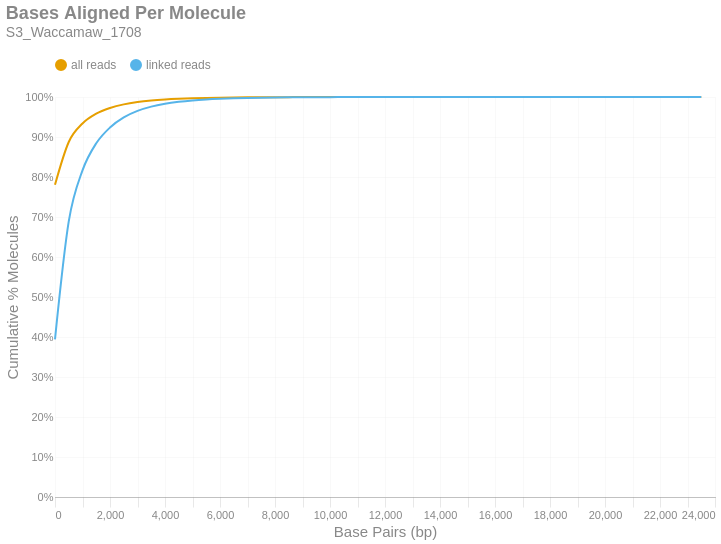

The cell this chart's notebook holds for it:
### Markdown cell above
### Bases Aligned Per Molecule
This is a cumulative frequency distribution showing the number of base pairs aligned per unique molecule. These data are shown in 500 bp bins. There are two distributions: one with `all reads` (yellow) and another with only `linked reads` (blue). The percent of molecules in the `linked reads` distribution is relative to the total number of linked molecules.

### Code cell
if SKIPLR:
    print_html(f"Skipped")
else:
    binned_df = consolidated_hist(valids['aligned_bp'], mask, 500, True)
    with SafeRender(binned_df):
        (
            density_plot(binned_df, 'Bases Aligned Per Molecule', samplename, 'basesper')
            .encode(
                x=alt.X('bin:Q', title="Base Pairs (bp)").axis(tickMinStep=500).scale(padding=0),
                y=alt.Y('value:Q', title='Cumulative % Molecules')
                    .axis(format='%')
                    .scale(domain = [0,1])
                    .stack(False),
                color=alt.Color("key:N").scale(domain = ["all reads", "linked reads"]),
                tooltip = [
                    alt.Tooltip("key:N", title = "Data Type"),
                    alt.Tooltip("range_label:N", title="Bases Aligned Per Molecule"),
                    alt.Tooltip("value:Q", format = ".2%", title="% Molecules (Cum.)")
                ]
            )
        ).display()

### Figure 1 — Vega-Lite specification as saved in the notebook (floating-point values rounded to 4 significant figures)
{"width": "container", "height": 400, "config": {"title": {"anchor": "start", "dy": -15, "fontSize": 18, "color": "#888888", "subtitleColor": "#888888", "subtitleFontSize": 14}, "arc": {"fill": "#0072B2"}, "axis": {"domainColor": "#888888", "domainWidth": 0.5, "gridWidth": 0.2, "grid": false, "titleFontWeight": 400, "titleFontSize": 15, "labelFontSize": 11, "labelColor": "#888888", "tickColor": "#888888", "tickWidth": 0.2, "titleColor": "#888888"}, "axisBand": {"grid": false}, "axisX": {"grid": true, "tickSize": 10, "domainCap": "round"}, "axisY": {"domain": false, "grid": true, "tickSize": 0, "domainCap": "round"}, "background": "transparent", "header": {"labelFontSize": 15, "labelColor": "#888888", "titleFontSize": 15, "titleFontWeight": 600, "titleColor": "#888888"}, "legend": {"labelFont": "sans-serif", "labelFontSize": 12, "labelColor": "#888888", "symbolSize": 100, "symbolType": "circle", "titleFontSize": 12, "titlePadding": 10, "titleColor": "#888888", "title": null, "orient": "top"}, "range": {"category": ["#E69F00", "#56B4E9", "#009E73", "#F0E442", "#0072B2", "#D55E00", "#CC79A7", "#000000"], "diverging": ["#cfe8f3", "#a2d4ec", "#73bfe2", "#46abdb", "#1696d2", "#12719e"]}, "area": {"fill": "#0072B2", "fillOpacity": 0.7, "line": true, "strokeOpacity": 0.7}, "line": {"color": "#0072B2", "stroke": "#0072B2", "strokeWidth": 2}, "trail": {"color": "#0072B2", "stroke": "#0072B2", "strokeWidth": 0, "size": 1}, "point": {"filled": true, "fillOpacity": 1.0, "size": 95}, "text": {"color": "#888888", "fontSize": 11, "align": "right", "fontWeight": 400, "size": 11}, "bar": {"fill": "#0072B2", "stroke": null}, "view": {"stroke": null, "continuousWidth": 660, "continuousHeight": 400}}, "data": {"name": "data-3c13996afe0c37bc277a7313a80f1b84"}, "mark": {"type": "line", "interpolate": "monotone", "point": {"opacity": 0, "size": 275}}, "encoding": {"color": {"field": "key", "scale": {"domain": ["all reads", "linked reads"]}, "type": "nominal"}, "tooltip": [{"field": "key", "title": "Data Type", "type": "nominal"}, {"field": "range_label", "title": "Bases Aligned Per Molecule", "type": "nominal"}, {"field": "value", "format": ".2%", "title": "% Molecules (Cum.)", "type": "quantitative"}], "x": {"axis": {"tickMinStep": 500}, "field": "bin", "scale": {"padding": 0}, "title": "Base Pairs (bp)", "type": "quantitative"}, "y": {"axis": {"format": "%"}, "field": "value", "scale": {"domain": [0, 1]}, "stack": false, "title": "Cumulative % Molecules", "type": "quantitative"}}, "params": [{"name": "param_c36ac31b6afebe62", "select": {"type": "point", "fields": ["key"]}, "bind": "legend"}], "title": {"text": "Bases Aligned Per Molecule", "subtitle": "S3_Waccamaw_1708"}, "transform": [{"fold": ["all reads (cumsum)", "linked reads (cumsum)"]}, {"calculate": "replace(datum.key, ' (cumsum)', '')", "as": "key"}, {"filter": {"param": "param_c36ac31b6afebe62"}}], "usermeta": {"embedOptions": {"downloadFileName": "S3_Waccamaw_1708.basesper"}}, "$schema": "https://vega.github.io/schema/vega-lite/v6.1.0.json", "datasets": {"data-3c13996afe0c37bc277a7313a80f1b84": [{"bin": "0.0", "interval": "0.0-500.0", "all reads": 0.7806, "linked reads": 0.3943, "all reads (cumsum)": 0.7806, "linked reads (cumsum)": 0.3943, "range_label": "0-499"}, {"bin": "500.0", "interval": "500.0-1000.0", "all reads": 0.107, "linked reads": 0.2946, "all reads (cumsum)": 0.8876, "linked reads (cumsum)": 0.6888, "range_label": "500-999"}, {"bin": "1000.0", "interval": "1000.0-1500.0", "all reads": 0.04614, "linked reads": 0.1277, "all reads (cumsum)": 0.9337, "linked reads (cumsum)": 0.8165, "range_label": "1000-1499"}, {"bin": "1500.0", "interval": "1500.0-2000.0", "all reads": 0.02452, "linked reads": 0.06786, "all reads (cumsum)": 0.9582, "linked reads (cumsum)": 0.8844, "range_label": "1500-1999"}, {"bin": "2000.0", "interval": "2000.0-2500.0", "all reads": 0.01422, "linked reads": 0.03935, "all reads (cumsum)": 0.9724, "linked reads (cumsum)": 0.9237, "range_label": "2000-2499"}, {"bin": "2500.0", "interval": "2500.0-3000.0", "all reads": 0.009123, "linked reads": 0.02525, "all reads (cumsum)": 0.9816, "linked reads (cumsum)": 0.949, "range_label": "2500-2999"}, {"bin": "3000.0", "interval": "3000.0-3500.0", "all reads": 0.00587, "linked reads": 0.01625, "all reads (cumsum)": 0.9874, "linked reads (cumsum)": 0.9652, "range_label": "3000-3499"}, {"bin": "3500.0", "interval": "3500.0-4000.0", "all reads": 0.003846, "linked reads": 0.01064, "all reads (cumsum)": 0.9913, "linked reads (cumsum)": 0.9759, "range_label": "3500-3999"}, {"bin": "4000.0", "interval": "4000.0-4500.0", "all reads": 0.002591, "linked reads": 0.007172, "all reads (cumsum)": 0.9939, "linked reads (cumsum)": 0.983, "range_label": "4000-4499"}, {"bin": "4500.0", "interval": "4500.0-5000.0", "all reads": 0.001783, "linked reads": 0.004934, "all reads (cumsum)": 0.9957, "linked reads (cumsum)": 0.988, "range_label": "4500-4999"}, {"bin": "5000.0", "interval": "5000.0-5500.0", "all reads": 0.00127, "linked reads": 0.003515, "all reads (cumsum)": 0.9969, "linked reads (cumsum)": 0.9915, "range_label": "5000-5499"}, {"bin": "5500.0", "interval": "5500.0-6000.0", "all reads": 0.0008747, "linked reads": 0.002421, "all reads (cumsum)": 0.9978, "linked reads (cumsum)": 0.9939, "range_label": "5500-5999"}, {"bin": "6000.0", "interval": "6000.0-6500.0", "all reads": 0.0006065, "linked reads": 0.001679, "all reads (cumsum)": 0.9984, "linked reads (cumsum)": 0.9956, "range_label": "6000-6499"}, {"bin": "6500.0", "interval": "6500.0-7000.0", "all reads": 0.0004444, "linked reads": 0.00123, "all reads (cumsum)": 0.9988, "linked reads (cumsum)": 0.9968, "range_label": "6500-6999"}, {"bin": "7000.0", "interval": "7000.0-7500.0", "all reads": 0.000325, "linked reads": 0.0008994, "all reads (cumsum)": 0.9992, "linked reads (cumsum)": 0.9977, "range_label": "7000-7499"}, {"bin": "7500.0", "interval": "7500.0-8000.0", "all reads": 0.0002257, "linked reads": 0.0006246, "all reads (cumsum)": 0.9994, "linked reads (cumsum)": 0.9983, "range_label": "7500-7999"}, {"bin": "8000.0", "interval": "8000.0-8500.0", "all reads": 0.0001647, "linked reads": 0.0004559, "all reads (cumsum)": 0.9996, "linked reads (cumsum)": 0.9988, "range_label": "8000-8499"}, {"bin": "8500.0", "interval": "8500.0-9000.0", "all reads": 0.0001187, "linked reads": 0.0003285, "all reads (cumsum)": 0.9997, "linked reads (cumsum)": 0.9991, "range_label": "8500-8999"}, {"bin": "9000.0", "interval": "9000.0-9500.0", "all reads": 8.528e-05, "linked reads": 0.000236, "all reads (cumsum)": 0.9998, "linked reads (cumsum)": 0.9994, "range_label": "9000-9499"}, {"bin": "9500.0", "interval": "9500.0-10000.0", "all reads": 5.841e-05, "linked reads": 0.0001617, "all reads (cumsum)": 0.9998, "linked reads (cumsum)": 0.9995, "range_label": "9500-9999"}, {"bin": "10000.0", "interval": "10000.0-10500.0", "all reads": 4.813e-05, "linked reads": 0.0001332, "all reads (cumsum)": 0.9999, "linked reads (cumsum)": 0.9997, "range_label": "10000-10499"}, {"bin": "10500.0", "interval": "10500.0-11000.0", "all reads": 3.201e-05, "linked reads": 8.859e-05, "all reads (cumsum)": 0.9999, "linked reads (cumsum)": 0.9997, "range_label": "10500-10999"}, {"bin": "11000.0", "interval": "11000.0-11500.0", "all reads": 2.313e-05, "linked reads": 6.402e-05, "all reads (cumsum)": 0.9999, "linked reads (cumsum)": 0.9998, "range_label": "11000-11499"}, {"bin": "11500.0", "interval": "11500.0-12000.0", "all reads": 1.986e-05, "linked reads": 5.496e-05, "all reads (cumsum)": 0.9999, "linked reads (cumsum)": 0.9999, "range_label": "11500-11999"}, {"bin": "12000.0", "interval": "12000.0-12500.0", "all reads": 1.051e-05, "linked reads": 2.91e-05, "all reads (cumsum)": 1.0, "linked reads (cumsum)": 0.9999, "range_label": "12000-12499"}, {"bin": "12500.0", "interval": "12500.0-13000.0", "all reads": 9.579e-06, "linked reads": 2.651e-05, "all reads (cumsum)": 1.0, "linked reads (cumsum)": 0.9999, "range_label": "12500-12999"}, {"bin": "13000.0", "interval": "13000.0-13500.0", "all reads": 7.71e-06, "linked reads": 2.134e-05, "all reads (cumsum)": 1.0, "linked reads (cumsum)": 0.9999, "range_label": "13000-13499"}, {"bin": "13500.0", "interval": "13500.0-14000.0", "all reads": 5.841e-06, "linked reads": 1.617e-05, "all reads (cumsum)": 1.0, "linked reads (cumsum)": 1.0, "range_label": "13500-13999"}, {"bin": "14000.0", "interval": "14000.0-14500.0", "all reads": 4.906e-06, "linked reads": 1.358e-05, "all reads (cumsum)": 1.0, "linked reads (cumsum)": 1.0, "range_label": "14000-14499"}, {"bin": "14500.0", "interval": "14500.0-15000.0", "all reads": 2.804e-06, "linked reads": 7.759e-06, "all reads (cumsum)": 1.0, "linked reads (cumsum)": 1.0, "range_label": "14500-14999"}, {"bin": "15000.0", "interval": "15000.0-15500.0", "all reads": 2.103e-06, "linked reads": 5.82e-06, "all reads (cumsum)": 1.0, "linked reads (cumsum)": 1.0, "range_label": "15000-15499"}, {"bin": "15500.0", "interval": "15500.0-16000.0", "all reads": 1.402e-06, "linked reads": 3.88e-06, "all reads (cumsum)": 1.0, "linked reads (cumsum)": 1.0, "range_label": "15500-15999"}, {"bin": "16000.0", "interval": "16000.0-16500.0", "all reads": 7.009e-07, "linked reads": 1.94e-06, "all reads (cumsum)": 1.0, "linked reads (cumsum)": 1.0, "range_label": "16000-16499"}, {"bin": "16500.0", "interval": "16500.0-17000.0", "all reads": 1.635e-06, "linked reads": 4.526e-06, "all reads (cumsum)": 1.0, "linked reads (cumsum)": 1.0, "range_label": "16500-16999"}, {"bin": "17000.0", "interval": "17000.0-17500.0", "all reads": 7.009e-07, "linked reads": 1.94e-06, "all reads (cumsum)": 1.0, "linked reads (cumsum)": 1.0, "range_label": "17000-17499"}, {"bin": "17500.0", "interval": "17500.0-18000.0", "all reads": 4.673e-07, "linked reads": 1.293e-06, "all reads (cumsum)": 1.0, "linked reads (cumsum)": 1.0, "range_label": "17500-17999"}, {"bin": "18000.0", "interval": "18000.0-18500.0", "all reads": 7.009e-07, "linked reads": 1.94e-06, "all reads (cumsum)": 1.0, "linked reads (cumsum)": 1.0, "range_label": "18000-18499"}, {"bin": "18500.0", "interval": "18500.0-19000.0", "all reads": 2.336e-07, "linked reads": 6.466e-07, "all reads (cumsum)": 1.0, "linked reads (cumsum)": 1.0, "range_label": "18500-18999"}, {"bin": "19000.0", "interval": "19000.0-19500.0", "all reads": 0.0, "linked reads": 0.0, "all reads (cumsum)": 1.0, "linked reads (cumsum)": 1.0, "range_label": "19000-19499"}, {"bin": "19500.0", "interval": "19500.0-20000.0", "all reads": 0.0, "linked reads": 0.0, "all reads (cumsum)": 1.0, "linked reads (cumsum)": 1.0, "range_label": "19500-19999"}, {"bin": "20000.0", "interval": "20000.0-20500.0", "all reads": 0.0, "linked reads": 0.0, "all reads (cumsum)": 1.0, "linked reads (cumsum)": 1.0, "range_label": "20000-20499"}, {"bin": "20500.0", "interval": "20500.0-21000.0", "all reads": 0.0, "linked reads": 0.0, "all reads (cumsum)": 1.0, "linked reads (cumsum)": 1.0, "range_label": "20500-20999"}, {"bin": "21000.0", "interval": "21000.0-21500.0", "all reads": 0.0, "linked reads": 0.0, "all reads (cumsum)": 1.0, "linked reads (cumsum)": 1.0, "range_label": "21000-21499"}, {"bin": "21500.0", "interval": "21500.0-22000.0", "all reads": 0.0, "linked reads": 0.0, "all reads (cumsum)": 1.0, "linked reads (cumsum)": 1.0, "range_label": "21500-21999"}, {"bin": "22000.0", "interval": "22000.0-22500.0", "all reads": 4.673e-07, "linked reads": 1.293e-06, "all reads (cumsum)": 1.0, "linked reads (cumsum)": 1.0, "range_label": "22000-22499"}, {"bin": "22500.0", "interval": "22500.0-23000.0", "all reads": 2.336e-07, "linked reads": 6.466e-07, "all reads (cumsum)": 1.0, "linked reads (cumsum)": 1.0, "range_label": "22500-22999"}, {"bin": "23000.0", "interval": "23000.0-23500.0", "all reads": 0.0, "linked reads": 0.0, "all reads (cumsum)": 1.0, "linked reads (cumsum)": 1.0, "range_label": "23000-23499"}, {"bin": "23500.0", "interval": "23500.0-24000.0", "all reads": 2.336e-07, "linked reads": 6.466e-07, "all reads (cumsum)": 1.0, "linked reads (cumsum)": 1.0, "range_label": "23500-23999"}]}}
